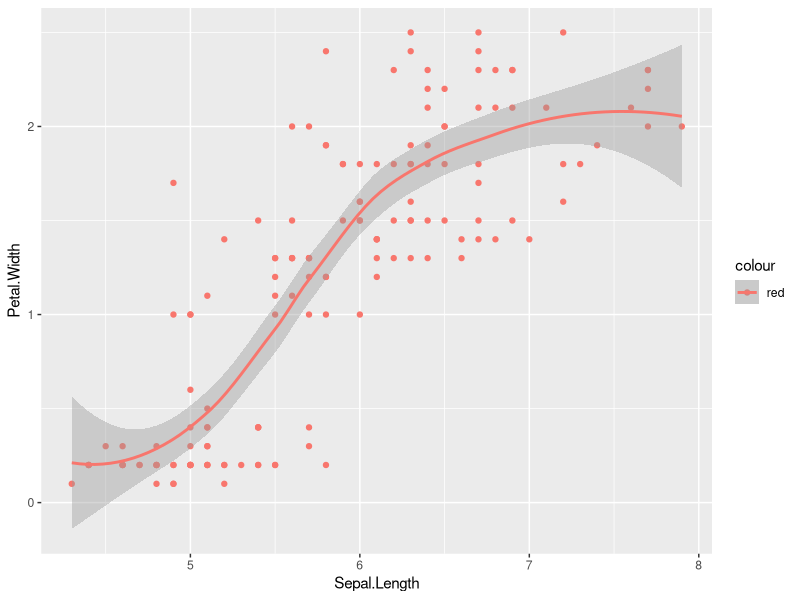

Reproduce this figure in R.
library(tidyverse)

# Unos datos
dt <- iris

# Un gráfico, 
# pero ahora mejor grafico esto...
ggplot(dt, aes(x = Sepal.Length, y = Petal.Width, color = "red")) +
  geom_point() +
  geom_smooth() 

# editado por eider
